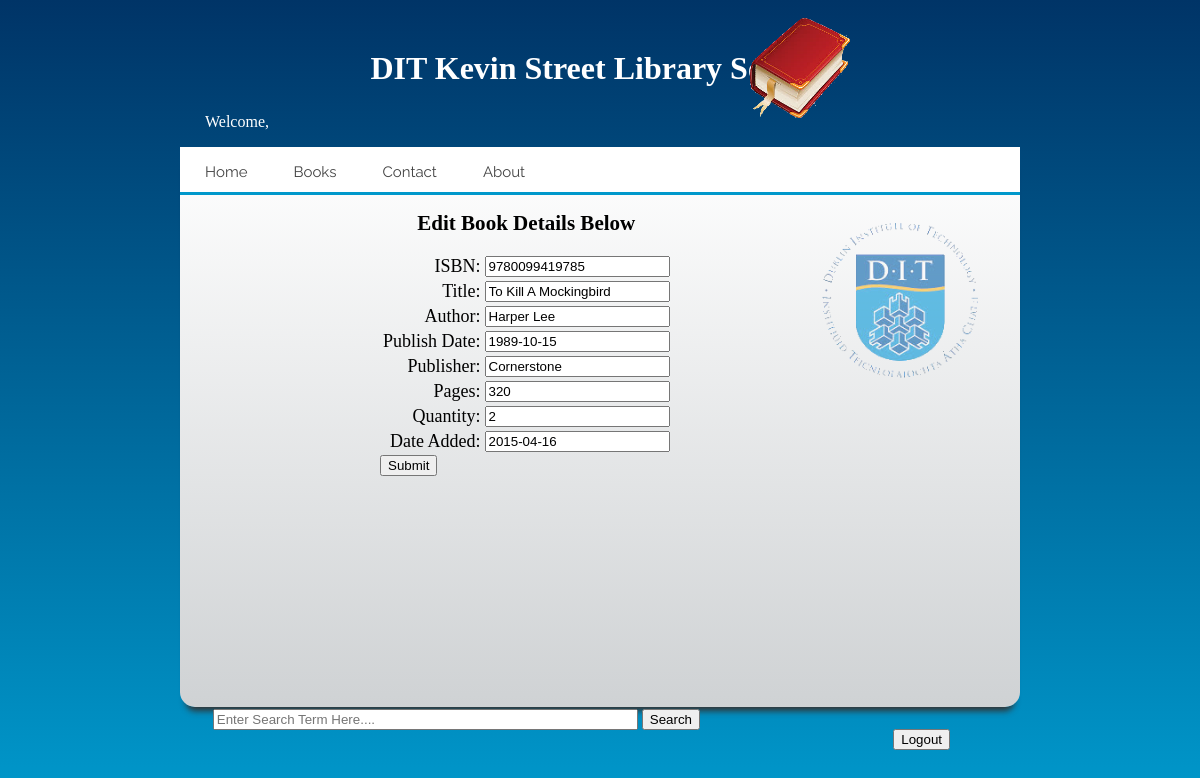
The page /Pages/updateBooks.php?book_id=1 on the database its author committed.
### tables this page shows
CREATE TABLE IF NOT EXISTS `books` (
  `book_id` int(11) NOT NULL AUTO_INCREMENT,
  `ISBN` varchar(13) NOT NULL,
  `title` varchar(50) NOT NULL,
  `author` varchar(50) NOT NULL,
  `publish_date` date NOT NULL,
  `cover` longblob NOT NULL,
  `publisher` varchar(50) DEFAULT NULL,
  `pages` int(4) DEFAULT NULL,
  `quantity` int(2) NOT NULL,
  `date_added` date NOT NULL,
  PRIMARY KEY (`book_id`,`ISBN`)
);

### Pages/updateBooks.php (the view, shortened to what this page needs)
<!doctype html>
<html>
<head>
<link href="home.css" type="text/css" rel="stylesheet">
</head>
<body>
	<div id="container">
    	<div id="header">
        	<h1>DIT Kevin Street Library Service</h1>
            <img src="book.png" width="100" height="100" alt="Book" class="book"/>
            <p>Welcome, <?php echo $_SESSION['loggedInUser']; ?></p>
        </div>
        <div id="main">
        	<div id="cssmenu">
            	<ul>
                	<li><a href="home.php">Home</a></li>
                    <li><a href="books.php">Books</a></li>
                    <li><a href="contactStaff.php">Contact</a></li>
                    <li><a href="about.php">About</a></li>
                </ul>
           	</div>
			<div id="form1">
                   <h3>Edit Book Details Below</h3>
                    <?php
						require "conn.php";
						$id = $_GET['book_id'];
						$sql = "SELECT * FROM books WHERE book_id LIKE '$id'";
						$result = mysqli_query($mysqli, $sql);
						while($row = mysqli_fetch_array($result))
						{
							echo '<form method="get"  action="updateBooksAct.php">';
							echo '<table>';
							echo '<tr>';
							echo '<td align="right">ISBN:</td>';
							echo '<td align="left"><input type="text" name="ISBN" value="'.$row['ISBN'].'"></td>';
							echo '</tr>';
							echo '<tr>';
							echo '<td align="right">Title:</td>';
							echo '<td align="left"><input type="text" name="title" value="'.$row['title'].'""></td>';
							echo '</tr>';
							echo '<tr>';
							echo '<td align="right">Author:</td>';
							echo '<td align="left"><input type="text" name="author" value="'.$row['author'].'"></td>';
							echo '</tr>';
							echo '<tr>';
							echo '<td align="right">Publish Date:</td>';
							echo '<td align="left"><input type="text" name="publish_date" value="'.$row['publish_date'].'"></td>';
							echo '</tr>';
							echo '<tr>';
							echo '<td align="right">Publisher:</td>';
							echo '<td align="left"><input type="text" name="publisher" value="'.$row['publisher'].'"></td>';
							echo '</tr>';
							echo '<tr>';
							echo '<td align="right">Pages:</td>';
							echo '<td align="left"><input type="text" name="pages" value="'.$row['pages'].'"></td>';
							echo '</tr>';
							echo '<tr>';
							echo '<td align="right">Quantity:</td>';
							echo '<td align="left"><input type="text" name="quantity" value="'.$row['quantity'].'"></td>';
							echo '</tr>';
							echo '<tr>';
							echo '<td align="right">Date Added:</td>';
							echo '<td align="left"><input type="text" name="date_added" value="'.$row['date_added'].'"></td>';
							echo '</tr>';
							echo '</table>';
							echo'<input type="submit" value="Submit"/></form>';
						}
					?>
			</div>
			    <form class="search" id="search" name="search" action="search.php" method="GET">
                    <input type="text" name="search" size="50" placeholder="Enter Search Term Here....">
                    <input type="submit" value="Search">
                </form>
                <form method="post" action="logout.php" id="logout">
        			<input type="submit" value="Logout">
        		</form>
			<img src="dit.png" width="200" height="200" alt="DIT" class="displayed">
        </div>
	</div>
</body>
</html>

### Css/home.css (style rules this page uses)
html, body { width: 100%; height: 100%; margin: 0; padding: 0; min-width: 1000px; }
body { width: 100%; height: 100%; margin: 0; padding: 0; min-width: 700px; }
#container { width: inherit; height: inherit; margin: 0; background: linear-gradient(#003467, #0098CB); background: -moz-linear-gradient(#003467, #0098CB); background: -webkit-linear-gradient(#003467, #0098CB); min-width:700px; }
#header h1 { margin-top: 0; text-align: center; color: white; padding-top: 50px; }
#header p { color: white; margin-top: -5px; margin-left: 205px; }
IMG.book { display:block; margin-left:auto; margin-right: 350px; margin-top: -90px; }
#main { width: 70%; height: 70%; margin: auto; top: 5em; right: 0; bottom: 0; left: 0; background: linear-gradient(#FFFFFF, #CFD2D4); background: -moz-linear-gradient(#FFFFFF, #CFD2D4); background: -webkit-linear-gradient(#FFFFFF, #CFD2D4); border: 2px; border-radius: 15px; -webkit-box-shadow: 0 10px 6px -6px #333; -moz-box-shadow: 0 10px 6px -6px #333; box-shadow: 0 10px 6px -6px #333; }
#search { position: fixed; bottom: 70px; right: 500px; }
#logout { position: fixed; bottom: 50px; right: 250px; }
IMG.displayed { display:block; position:absolute; top:200px; right:200px; opacity:0.6; z-index:99; color:white; }

### Css/navbar.css (style rules this page uses)
#cssmenu, #cssmenu ul, #cssmenu ul li, #cssmenu ul li a { margin: 0; padding: 0; border: 0; list-style: none; line-height: 1; display: block; position: relative; -webkit-box-sizing: border-box; -moz-box-sizing: border-box; box-sizing: border-box; }
#cssmenu:after, #cssmenu > ul:after { content: "."; display: block; clear: both; visibility: hidden; line-height: 0; height: 0; }
#cssmenu { width: auto; border-bottom: 3px solid #0098CB; font-family: Raleway, sans-serif; line-height: 1; }
#cssmenu ul { background: #ffffff; }
#cssmenu > ul > li { float: left; }
#cssmenu > ul > li > a { z-index: 2; padding: 18px 25px 12px 25px; font-size: 15px; font-weight: 400; text-decoration: none; color: #444444; -webkit-transition: all .2s ease; -moz-transition: all .2s ease; -ms-transition: all .2s ease; -o-transition: all .2s ease; transition: all .2s ease; margin-right: -4px; }
#cssmenu > ul > li > a:after { position: absolute; left: 0; bottom: 0; right: 0; z-index: -1; width: 100%; height: 120%; border-top-left-radius: 8px; border-top-right-radius: 8px; content: ""; -webkit-transition: all .2s ease; -o-transition: all .2s ease; transition: all .2s ease; -webkit-transform: perspective(5px) rotateX(2deg); -webkit-transform-origin: bottom; -moz-transform: perspective(5px) rotateX(2deg); -moz-transform-origin: bottom; transform: perspective(5px) rotateX(2deg); transform-origin: bottom; }

### Pages/updateBooks.php (style rules this page uses)
#search { position:absolute; bottom:70px; right:500px; }
#form1 { position:absolute; line-height:15px; left:380px; font-size:18px; font-style: normal; text-align: left; }
h3 { text-align: center; }

### rows shown on the page
books: ISBN "9780099419785", title "To Kill A Mockingbird", author "Harper Lee", publish_date "1989-10-15", publisher "Cornerstone", pages "320", quantity "2", date_added "2015-04-16"
